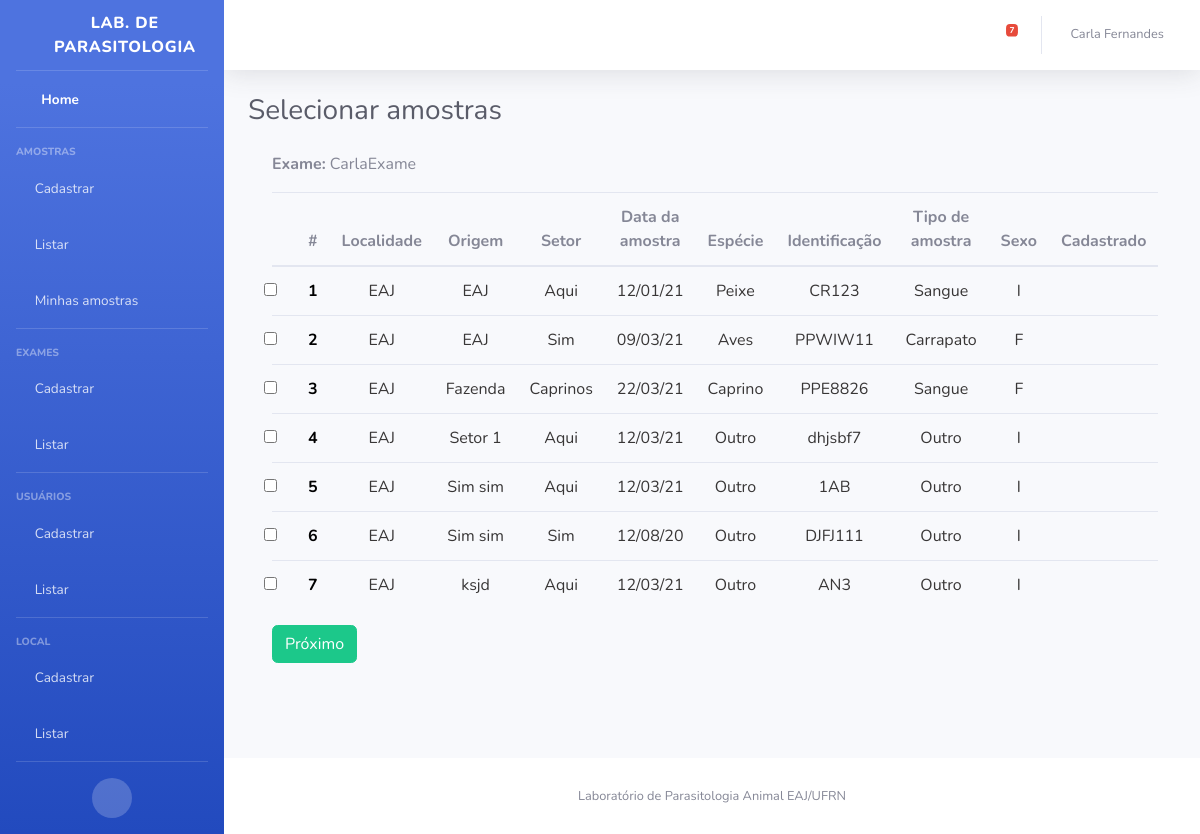
The page /exame/cadastrar_multiplos_resultados/0/12 (signed in) on the database its author committed.
### Exame/models.py (models this page shows, shortened)
class Exame(models.Model):
    nome = models.CharField(max_length=200, unique=True)
    status = models.BooleanField(default=True)
    tipo_resultado = models.CharField(max_length=3, choices=TIPOS_RESULTADO, default='NUM', null=True)
    class Meta:
        ordering = ('nome',)

### Amostra/models.py (models this page shows, shortened)
class Amostra(models.Model):
    identificacao = models.CharField(max_length=10)
    origem = models.CharField(max_length=200)
    responsavel = models.ForeignKey(User, on_delete=models.CASCADE, null = True, related_name='amostras')
    localidade = models.ForeignKey(Local, on_delete=models.CASCADE, null = True, related_name='local')
    setor = models.CharField(max_length=200)
    data_coleta = models.DateField(default=date.today)
    tipo_amostra = models.CharField(max_length=2, choices=TIPOS_AMOSTRA, default='OU')
    especie_animal = models.CharField(max_length=2, choices=ESPECIES_ANIMAIS,default='OU')
    sexo_animal = models.CharField(max_length=1, choices=SEXO, default='I')
    status = models.BooleanField(default=True)
    exames = models.ManyToManyField(Exame, through='RealizacaoExame')
    created_at = models.DateField(default=date.today, null=True, blank=True)
    class Meta:
        ordering = ['-data_coleta','origem','localidade','setor','especie_animal','identificacao','tipo_amostra']

### Local/models.py (models this page shows)
class Local(models.Model):
    nome = models.CharField(max_length=200)
    def __str__(self):
        return self.nome

### Exame/views.py (the view)
# urls.py: path('cadastrar_multiplos_resultados/<int:fase>/<int:pk>', views.cadastrar_multiplos_resultados, name='cadastrar_multiplos_resultados'),
@login_required
def cadastrar_multiplos_resultados(request, fase, pk):
    exame = Exame.objects.filter(pk=pk)[0]
    if request.method == 'POST':
        if fase==0:
            id_amostras_selecionadas = request.POST.getlist('amostras')
            amostras_selecionadas = []
            for amostra_id in id_amostras_selecionadas:
                amostras_selecionadas.append(Amostra.objects.filter(id=int(amostra_id))[0])
            resultados_exame = ResultadoExame.objects.filter(exame=exame)
            return render(request, 'Exame/cadastrar_multiplos_resultados.html',
                {'amostras_selecionadas': amostras_selecionadas, 'exame': exame,
                'resultados_exame': resultados_exame, 'data_atual': date.today()})
        else:
            resultados_numericos = request.POST.getlist('resultados_num')
            resultados_textuais = request.POST.getlist('resultados_tex')
            id_amostras = request.POST.getlist('id_amostra')
            for index, id_amostra in enumerate(id_amostras):
                amostra = Amostra.objects.filter(id=id_amostra)[0]
                if (exame.tipo_resultado=="NUM"):
                    realizacao_exame = RealizacaoExame(exame=exame, amostra=amostra,
                                                        resultado_numerico=int(resultados_numericos[index]),
                                                        data=request.POST.get('date'))
                    realizacao_exame.save()
                else:
                    realizacao_exame = RealizacaoExame(exame=exame, amostra=amostra,
                                                        resultado_textual=resultados_textuais[index],
                                                        data=request.POST.get('date'))
                    realizacao_exame.save()
            return redirect('amostra:listar')
    else:
        if fase==0:
            lista_amostras = Amostra.objects.filter(status=True).order_by('localidade', 'origem', 'setor')
            return render(request, 'Exame/selecionar_amostras.html', {'lista_amostras': lista_amostras, 'exame': exame})
        else:
            pass

### Amostra/context_processors.py (called while the page is built)
def amostras_pendentes(request):
    if (request.user.is_authenticated):
        amostras = Amostra.objects.filter(
            responsavel=request.user, status=True,
            data_coleta__lte = date.today()- timedelta(days=10))
    else:
        amostras = Amostra.objects.filter(
            status=True,
            data_coleta__lte = date.today()- timedelta(days=10))
    return {
        'amostras_pendentes_count': amostras.count(),
        'amostras_pendentes': amostras.order_by('data_coleta')
    }

### templates/Exame/selecionar_amostras.html (shortened to what this page needs)
{% extends "base.html" %}
{% load bootstrap4 %}
{% block titulo %}
Selecionar amostras
{% endblock %}
{% block content %}
    <div class="container">
        <p><strong>Exame:</strong> {{ exame.nome }}</p>
        <form method="POST">
            <table id="amostraDT" class="table" cellspacing="0" width="100%">
            <thead >
                <th></th>
                <th scope="col">#</th>
                <th><center>Localidade</center></th>
                <th><center>Origem</center></th>
                <th><center>Setor</center></th>
                <th><center>Data da amostra</center></th>
                <th><center>Espécie</center></th>
                <th><center>Identificação</center></th>
                <th><center>Tipo de amostra</center></th>
                <th><center>Sexo</center></th>
                <th><center>Cadastrado</center></th>
            </thead>
              <tbody>
            {% for amostra in lista_amostras %}
                {% if amostra.created_at <= dez and amostra.created_at > quinze %}
                    <tr class="table-warning">
                {% elif amostra.created_at <= quinze %}
                    <tr class="table-danger">
                {% else %}
                    <tr>
                {% endif %}
                        <th><input class="form-check-input" type="checkbox" name="amostras" value="{{amostra.id}}" id="option{{amostra.id}}"></th>
                        <th scope="row"><font color="black"> <center>{{ forloop.counter }}</center></font></th>
                        <td><font color=#383636><center>{{ amostra.localidade }}</center></font></td>
                        <td><font color=#383636><center>{{ amostra.origem }}</center></font></td>
                        <td><font color=#383636><center>{{ amostra.setor }}</center></font></td>
                        <td><font color=#383636><center>{{ amostra.data_coleta|date:"d/m/y" }}</center></font></td>
                        <td><font color=#383636><center>{{ amostra.get_especie_animal_display }}</center></font></td>
                        <td><font color=#383636><center>{{ amostra.identificacao }}</center></font></td>
                        <td><font color=#383636><center>{{ amostra.get_tipo_amostra_display }}</center></font></td>
                        <td><font color=#383636><center>{{ amostra.sexo_animal }}</center></font></td>
                        <td><font color=#383636>
                            <center>
                                {% if exame in amostra.exames.all %}
                                    <i class="fas fa-check" style="color:green"></i>
                                {% else %}
                                    <i class="fas fa-times" style="color:red"></i>
                                {% endif %}
                            </center>
                            </font>
                        </td>
                    </tr>
            {% endfor %}
            </tbody>
          </table>
          <input type="submit" class="btn btn-success" value="Próximo">
        </form>
    </div>
{% endblock %}

### templates/base.html (shortened to what this page needs)
<!DOCTYPE html>
<html lang="en">
{% load static %}
<head>
  <link href="{% static 'vendor/fontawesome-free/css/all.min.css' %}" rel="stylesheet" type="text/css">
  <link rel="stylesheet" type="text/css" href="{% static 'css/sb-admin-2.css' %}" />
</head>
<body id="page-top">
  <div id="wrapper">
     {% if user.is_authenticated %}
    <ul class="navbar-nav bg-gradient-primary sidebar sidebar-dark accordion" id="accordionSidebar">
      <a class="sidebar-brand d-flex align-items-center justify-content-center" href="{% url 'home:home' %}">
        <div class="sidebar-brand-icon rotate-n-15">
          <i class="fas fa-microscope"></i>
        </div>
        <div class="sidebar-brand-text mx-3">Lab. de Parasitologia</div>
      </a>
      <hr class="sidebar-divider my-0">
      <li class="nav-item active">
        <a class="nav-link" href="{% url 'amostra:home' %}">
          <i class="fas fa-fw fa-tachometer-alt"></i>
          <span>Home</span></a>
      </li>
      <hr class="sidebar-divider">
      <div class="sidebar-heading">
        Amostras
      </div>
      <li class="nav-item">
        <a class="nav-link collapsed" href="{% url 'amostra:adicionar' %}">
          <i class="fas fa-plus"></i>
          <span>Cadastrar</span>
        </a>
      </li>
      <li class="nav-item">
        <a class="nav-link collapsed" href="{% url 'amostra:listar' %}">
          <i class="fas fa-vials"></i>
          <span>Listar</span>
        </a>
      </li>
      <li class="nav-item">
        <a class="nav-link collapsed" href="{% url 'amostra:listarAmostraUser' pk=user.pk %}">
          <i class="fas fa-vial"></i>
          <span>Minhas amostras</span>
        </a>
      </li>
      <hr class="sidebar-divider">
      <div class="sidebar-heading">
        Exames
      </div>
      {% if user.is_superuser %}
      <li class="nav-item">
        <a class="nav-link collapsed" href="{% url 'exame:cadastrar' %}">
          <i class="fas fa-plus"></i>
          <span>Cadastrar</span>
        </a>
      </li>
      <li class="nav-item">
        <a class="nav-link collapsed" href="{% url 'exame:ListarExame' %}">
          <i class="fas fa-clipboard-list"></i>
          <span>Listar</span>
        </a>
      </li>
       <hr class="sidebar-divider">
       <div class="sidebar-heading">
        Usuários
      </div>
      <li class="nav-item">
        <a class="nav-link collapsed" href="{% url 'usuario:cadastrar' %}">
          <i class="fas fa-plus"></i>
          <span>Cadastrar</span>
        </a>
      </li>
      <li class="nav-item">
        <a class="nav-link collapsed" href="{% url 'usuario:listar' %}">
          <i class="fas fa-users"></i>
          <span>Listar</span>
        </a>
      </li>
       <hr class="sidebar-divider">
      <div class="sidebar-heading">
        Local
      </div>
      <li class="nav-item">
        <a class="nav-link collapsed" href="{% url 'local:cadastrarLocal' %}">
          <i class="fas fa-plus"></i>
          <span>Cadastrar</span>
        </a>
      </li>
      <li class="nav-item">
        <a class="nav-link collapsed" href="{% url 'local:listarLocal' %}">
          <i class="fa fa-clipboard-list"></i>
          <span>Listar</span>
        </a>
      </li>
      {% endif %}
      <hr class="sidebar-divider d-none d-md-block">
      <div class="text-center d-none d-md-inline">
        <button class="rounded-circle border-0" id="sidebarToggle"></button>
      </div>
    </ul>
    <div id="content-wrapper" class="d-flex flex-column">
      <div id="content">
        <nav class="navbar navbar-expand navbar-light bg-white topbar mb-4 static-top shadow">
          <ul class="navbar-nav ml-auto">
            <li class="nav-item dropdown no-arrow mx-1">
              <a class="nav-link dropdown-toggle" href="#" id="alertsDropdown" role="button" data-toggle="dropdown" aria-haspopup="true" aria-expanded="false">
                <i class="fas fa-bell fa-fw"></i>
                <span class="badge badge-danger badge-counter">{{ amostras_pendentes_count }}</span>
              </a>
            </li>
            <li class="nav-item dropdown no-arrow">
              <a class="nav-link dropdown-toggle" href="#" id="userDropdown" role="button" data-toggle="dropdown" aria-haspopup="true" aria-expanded="false">
                <span class="mr-2 d-none d-lg-inline text-gray-600 small">{{user.first_name}} {{user.last_name}}</span>
              </a>
            </li>
          </ul>
        </nav>
        {% endif %}
        <div class="container-fluid">
          <div class="d-sm-flex align-items-center justify-content-between mb-4">
            <h1 class="h3 mb-0 text-gray-800">
              {% block titulo %}
              {% endblock %}
            </h1>
          </div>
          {% block content %}{% endblock %}
        </div>
      </div>
      <footer class="sticky-footer bg-white">
        <div class="container my-auto">
          <div class="copyright text-center my-auto">
            <span> Laboratório de Parasitologia Animal EAJ/UFRN</span>
          </div>
        </div>
      </footer>
    </div>
  </div>
</body>
</html>

### rows shown on the page
Exame: nome "CarlaExame"
Amostra: localidade "EAJ", origem "EAJ", setor "Aqui", data_coleta "12/01/21", especie_animal "Peixe", identificacao "CR123", tipo_amostra "Sangue", sexo_animal "I"
Amostra: localidade "EAJ", origem "EAJ", setor "Sim", data_coleta "09/03/21", especie_animal "Aves", identificacao "PPWIW11", tipo_amostra "Carrapato", sexo_animal "F"
Amostra: localidade "EAJ", origem "Fazenda", setor "Caprinos", data_coleta "22/03/21", especie_animal "Caprino", identificacao "PPE8826", tipo_amostra "Sangue", sexo_animal "F"
Amostra: localidade "EAJ", origem "Setor 1", setor "Aqui", data_coleta "12/03/21", especie_animal "Outro", identificacao "dhjsbf7", tipo_amostra "Outro", sexo_animal "I"
Amostra: localidade "EAJ", origem "Sim sim", setor "Aqui", data_coleta "12/03/21", especie_animal "Outro", identificacao "1AB", tipo_amostra "Outro", sexo_animal "I"
Amostra: localidade "EAJ", origem "Sim sim", setor "Sim", data_coleta "12/08/20", especie_animal "Outro", identificacao "DJFJ111", tipo_amostra "Outro", sexo_animal "I"
Amostra: localidade "EAJ", origem "ksjd", setor "Aqui", data_coleta "12/03/21", especie_animal "Outro", identificacao "AN3", tipo_amostra "Outro", sexo_animal "I"

### other values the page prints
{{ amostras_pendentes_count }} "7"
{{ user.first_name }} "Carla"
{{ user.last_name }} "Fernandes"
